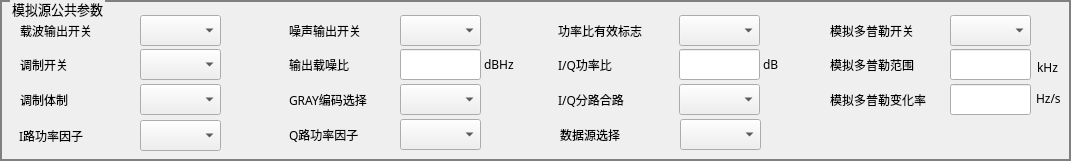
  <widget class="QGroupBox" name="groupBox_6">
   <property name="enabled">
    <bool>true</bool>
   </property>
   <property name="geometry">
    <rect>
     <x>30</x>
     <y>8</y>
     <width>1071</width>
     <height>161</height>
    </rect>
   </property>
   <property name="font">
    <font>
     <family>SimSun-ExtB</family>
     <pointsize>10</pointsize>
    </font>
   </property>
   <property name="styleSheet">
    <string notr="true">QGroupBox
{
	border-width:2px;
	border-style:solid;
	border-color:gray;
	margin-top:1ex;
}

QGroupBox::title
{
	subcontrol-origin:margin;
	subcontrol-position:top left;
	left:10px;
	padding: 0px;
}</string>
   </property>
   <property name="title">
    <string>模拟源公共参数</string>
   </property>
   <widget class="QLabel" name="label_WaveSwitch">
    <property name="enabled">
     <bool>true</bool>
    </property>
    <property name="geometry">
     <rect>
      <x>20</x>
      <y>15</y>
      <width>111</width>
      <height>31</height>
     </rect>
    </property>
    <property name="font">
     <font>
      <family>SimSun-ExtB</family>
     </font>
    </property>
    <property name="text">
     <string>载波输出开关</string>
    </property>
   </widget>
   <widget class="QLabel" name="label_MudulatingSwitch">
    <property name="enabled">
     <bool>true</bool>
    </property>
    <property name="geometry">
     <rect>
      <x>20</x>
      <y>49</y>
      <width>100</width>
      <height>31</height>
     </rect>
    </property>
    <property name="font">
     <font>
      <family>SimSun-ExtB</family>
     </font>
    </property>
    <property name="text">
     <string>调制开关</string>
    </property>
   </widget>
   <widget class="QComboBox" name="comboBox_WaveSwitch">
    <property name="enabled">
     <bool>true</bool>
    </property>
    <property name="geometry">
     <rect>
      <x>140</x>
      <y>15</y>
      <width>81</width>
      <height>31</height>
     </rect>
    </property>
    <property name="font">
     <font>
      <family>SimSun-ExtB</family>
     </font>
    </property>
   </widget>
   <widget class="QLabel" name="label_NoiseOutSwitch">
    <property name="enabled">
     <bool>true</bool>
    </property>
    <property name="geometry">
     <rect>
      <x>289</x>
      <y>15</y>
      <width>109</width>
      <height>31</height>
     </rect>
    </property>
    <property name="font">
     <font>
      <family>SimSun-ExtB</family>
     </font>
    </property>
    <property name="text">
     <string>噪声输出开关</string>
    </property>
   </widget>
   <widget class="QComboBox" name="comboBox_NoiseOutSwitch">
    <property name="enabled">
     <bool>true</bool>
    </property>
    <property name="geometry">
     <rect>
      <x>400</x>
      <y>15</y>
      <width>81</width>
      <height>31</height>
     </rect>
    </property>
    <property name="font">
     <font>
      <family>SimSun-ExtB</family>
     </font>
    </property>
   </widget>
   <widget class="QLabel" name="label_IOMethod">
    <property name="enabled">
     <bool>true</bool>
    </property>
    <property name="geometry">
     <rect>
      <x>558</x>
      <y>84</y>
      <width>109</width>
      <height>31</height>
     </rect>
    </property>
    <property name="font">
     <font>
      <family>SimSun-ExtB</family>
     </font>
    </property>
    <property name="text">
     <string>I/Q分路合路</string>
    </property>
   </widget>
   <widget class="QLabel" name="label_PowerFlag">
    <property name="enabled">
     <bool>true</bool>
    </property>
    <property name="geometry">
     <rect>
      <x>558</x>
      <y>15</y>
      <width>109</width>
      <height>31</height>
     </rect>
    </property>
    <property name="font">
     <font>
      <family>SimSun-ExtB</family>
     </font>
    </property>
    <property name="text">
     <string>功率比有效标志</string>
    </property>
   </widget>
   <widget class="QComboBox" name="comboBox_PowerFlag">
    <property name="enabled">
     <bool>true</bool>
    </property>
    <property name="geometry">
     <rect>
      <x>679</x>
      <y>15</y>
      <width>81</width>
      <height>31</height>
     </rect>
    </property>
    <property name="font">
     <font>
      <family>SimSun-ExtB</family>
     </font>
    </property>
   </widget>
   <widget class="QComboBox" name="comboBox_GRAYType">
    <property name="enabled">
     <bool>true</bool>
    </property>
    <property name="geometry">
     <rect>
      <x>400</x>
      <y>84</y>
      <width>81</width>
      <height>31</height>
     </rect>
    </property>
    <property name="font">
     <font>
      <family>SimSun-ExtB</family>
     </font>
    </property>
   </widget>
   <widget class="QLabel" name="label_GRAYType">
    <property name="enabled">
     <bool>true</bool>
    </property>
    <property name="geometry">
     <rect>
      <x>289</x>
      <y>84</y>
      <width>109</width>
      <height>31</height>
     </rect>
    </property>
    <property name="font">
     <font>
      <family>SimSun-ExtB</family>
     </font>
    </property>
    <property name="text">
     <string>GRAY编码选择</string>
    </property>
   </widget>
   <widget class="QLabel" name="label_NoiseRatio">
    <property name="enabled">
     <bool>true</bool>
    </property>
    <property name="geometry">
     <rect>
      <x>289</x>
      <y>49</y>
      <width>109</width>
      <height>31</height>
     </rect>
    </property>
    <property name="font">
     <font>
      <family>SimSun-ExtB</family>
     </font>
    </property>
    <property name="text">
     <string>输出载噪比</string>
    </property>
   </widget>
   <widget class="QLabel" name="label_IORatio">
    <property name="enabled">
     <bool>true</bool>
    </property>
    <property name="geometry">
     <rect>
      <x>558</x>
      <y>49</y>
      <width>109</width>
      <height>31</height>
     </rect>
    </property>
    <property name="font">
     <font>
      <family>SimSun-ExtB</family>
     </font>
    </property>
    <property name="text">
     <string>I/Q功率比</string>
    </property>
   </widget>
   <widget class="QComboBox" name="comboBox_MudulationSystem">
    <property name="enabled">
     <bool>true</bool>
    </property>
    <property name="geometry">
     <rect>
      <x>140</x>
      <y>84</y>
      <width>81</width>
      <height>31</height>
     </rect>
    </property>
    <property name="font">
     <font>
      <family>SimSun-ExtB</family>
     </font>
    </property>
   </widget>
   <widget class="QLabel" name="label_MudulationSystem">
    <property name="enabled">
     <bool>true</bool>
    </property>
    <property name="geometry">
     <rect>
      <x>20</x>
      <y>84</y>
      <width>100</width>
      <height>31</height>
     </rect>
    </property>
    <property name="font">
     <font>
      <family>SimSun-ExtB</family>
     </font>
    </property>
    <property name="text">
     <string>调制体制</string>
    </property>
   </widget>
   <widget class="QComboBox" name="comboBox_MudulatingSwitch">
    <property name="enabled">
     <bool>true</bool>
    </property>
    <property name="geometry">
     <rect>
      <x>140</x>
      <y>49</y>
      <width>81</width>
      <height>31</height>
     </rect>
    </property>
    <property name="font">
     <font>
      <family>SimSun-ExtB</family>
     </font>
    </property>
   </widget>
   <widget class="QLabel" name="label_OutputPower">
    <property name="enabled">
     <bool>true</bool>
    </property>
    <property name="geometry">
     <rect>
      <x>20</x>
      <y>800</y>
      <width>100</width>
      <height>31</height>
     </rect>
    </property>
    <property name="font">
     <font>
      <family>SimSun-ExtB</family>
     </font>
    </property>
    <property name="text">
     <string>输出功率</string>
    </property>
   </widget>
   <widget class="QLineEdit" name="lineEdit_OutputPower">
    <property name="enabled">
     <bool>true</bool>
    </property>
    <property name="geometry">
     <rect>
      <x>140</x>
      <y>701</y>
      <width>81</width>
      <height>31</height>
     </rect>
    </property>
    <property name="font">
     <font>
      <family>SimSun-ExtB</family>
     </font>
    </property>
    <property name="text">
     <string/>
    </property>
   </widget>
   <widget class="QLineEdit" name="lineEdit_NoiseRatio">
    <property name="enabled">
     <bool>true</bool>
    </property>
    <property name="geometry">
     <rect>
      <x>400</x>
      <y>49</y>
      <width>81</width>
      <height>31</height>
     </rect>
    </property>
    <property name="font">
     <font>
      <family>SimSun-ExtB</family>
     </font>
    </property>
    <property name="text">
     <string/>
    </property>
   </widget>
   <widget class="QLabel" name="label_NoiseRatioUnit">
    <property name="enabled">
     <bool>true</bool>
    </property>
    <property name="geometry">
     <rect>
      <x>484</x>
      <y>49</y>
      <width>31</width>
      <height>31</height>
     </rect>
    </property>
    <property name="font">
     <font>
      <family>SimSun-ExtB</family>
     </font>
    </property>
    <property name="text">
     <string>dBHz</string>
    </property>
   </widget>
   <widget class="QLineEdit" name="lineEdit_IORatio">
    <property name="enabled">
     <bool>true</bool>
    </property>
    <property name="geometry">
     <rect>
      <x>679</x>
      <y>49</y>
      <width>81</width>
      <height>31</height>
     </rect>
    </property>
    <property name="font">
     <font>
      <family>SimSun-ExtB</family>
     </font>
    </property>
    <property name="text">
     <string/>
    </property>
   </widget>
   <widget class="QLabel" name="label_IORatioUnit">
    <property name="enabled">
     <bool>true</bool>
    </property>
    <property name="geometry">
     <rect>
      <x>763</x>
      <y>49</y>
      <width>31</width>
      <height>31</height>
     </rect>
    </property>
    <property name="font">
     <font>
      <family>SimSun-ExtB</family>
     </font>
    </property>
    <property name="text">
     <string>dB</string>
    </property>
   </widget>
   <widget class="QLabel" name="label_IPowerFactor">
    <property name="enabled">
     <bool>true</bool>
    </property>
    <property name="geometry">
     <rect>
      <x>19</x>
      <y>120</y>
      <width>109</width>
      <height>31</height>
     </rect>
    </property>
    <property name="font">
     <font>
      <family>SimSun-ExtB</family>
     </font>
    </property>
    <property name="text">
     <string>I路功率因子</string>
    </property>
   </widget>
   <widget class="QLabel" name="label_QPowerFactor">
    <property name="enabled">
     <bool>true</bool>
    </property>
    <property name="geometry">
     <rect>
      <x>289</x>
      <y>119</y>
      <width>109</width>
      <height>31</height>
     </rect>
    </property>
    <property name="font">
     <font>
      <family>SimSun-ExtB</family>
     </font>
    </property>
    <property name="text">
     <string>Q路功率因子</string>
    </property>
   </widget>
   <widget class="QComboBox" name="comboBox_IPowerFactor">
    <property name="enabled">
     <bool>true</bool>
    </property>
    <property name="geometry">
     <rect>
      <x>140</x>
      <y>120</y>
      <width>81</width>
      <height>31</height>
     </rect>
    </property>
    <property name="font">
     <font>
      <family>SimSun-ExtB</family>
     </font>
    </property>
   </widget>
   <widget class="QComboBox" name="comboBox_QPowerFactor">
    <property name="enabled">
     <bool>true</bool>
    </property>
    <property name="geometry">
     <rect>
      <x>400</x>
      <y>119</y>
      <width>81</width>
      <height>31</height>
     </rect>
    </property>
    <property name="font">
     <font>
      <family>SimSun-ExtB</family>
     </font>
    </property>
   </widget>
   <widget class="QLabel" name="label_DopplerSwitch">
    <property name="enabled">
     <bool>true</bool>
    </property>
    <property name="geometry">
     <rect>
      <x>830</x>
      <y>15</y>
      <width>109</width>
      <height>31</height>
     </rect>
    </property>
    <property name="font">
     <font>
      <family>SimSun-ExtB</family>
     </font>
    </property>
    <property name="text">
     <string>模拟多普勒开关</string>
    </property>
   </widget>
   <widget class="QLabel" name="label_DopplerRange">
    <property name="enabled">
     <bool>true</bool>
    </property>
    <property name="geometry">
     <rect>
      <x>830</x>
      <y>49</y>
      <width>109</width>
      <height>31</height>
     </rect>
    </property>
    <property name="font">
     <font>
      <family>SimSun-ExtB</family>
     </font>
    </property>
    <property name="text">
     <string>模拟多普勒范围</string>
    </property>
   </widget>
   <widget class="QLabel" name="label_DopplerGrident">
    <property name="enabled">
     <bool>true</bool>
    </property>
    <property name="geometry">
     <rect>
      <x>830</x>
      <y>84</y>
      <width>109</width>
      <height>31</height>
     </rect>
    </property>
    <property name="font">
     <font>
      <family>SimSun-ExtB</family>
     </font>
    </property>
    <property name="text">
     <string>模拟多普勒变化率</string>
    </property>
   </widget>
   <widget class="QLabel" name="label_WayOfData">
    <property name="enabled">
     <bool>true</bool>
    </property>
    <property name="geometry">
     <rect>
      <x>560</x>
      <y>119</y>
      <width>109</width>
      <height>31</height>
     </rect>
    </property>
    <property name="font">
     <font>
      <family>SimSun-ExtB</family>
     </font>
    </property>
    <property name="text">
     <string>数据源选择</string>
    </property>
   </widget>
   <widget class="QComboBox" name="comboBox_DopplerSwitch">
    <property name="enabled">
     <bool>true</bool>
    </property>
    <property name="geometry">
     <rect>
      <x>950</x>
      <y>15</y>
      <width>81</width>
      <height>31</height>
     </rect>
    </property>
    <property name="font">
     <font>
      <family>SimSun-ExtB</family>
     </font>
    </property>
   </widget>
   <widget class="QComboBox" name="comboBox_WayOfData">
    <property name="enabled">
     <bool>true</bool>
    </property>
    <property name="geometry">
     <rect>
      <x>680</x>
      <y>119</y>
      <width>81</width>
      <height>31</height>
     </rect>
    </property>
    <property name="font">
     <font>
      <family>SimSun-ExtB</family>
     </font>
    </property>
   </widget>
   <widget class="QLineEdit" name="lineEdit_DopplerRange">
    <property name="enabled">
     <bool>true</bool>
    </property>
    <property name="geometry">
     <rect>
      <x>950</x>
      <y>49</y>
      <width>81</width>
      <height>31</height>
     </rect>
    </property>
    <property name="font">
     <font>
      <family>SimSun-ExtB</family>
     </font>
    </property>
    <property name="text">
     <string/>
    </property>
   </widget>
   <widget class="QLineEdit" name="lineEdit_DopplerGrident">
    <property name="enabled">
     <bool>true</bool>
    </property>
    <property name="geometry">
     <rect>
      <x>950</x>
      <y>84</y>
      <width>81</width>
      <height>31</height>
     </rect>
    </property>
    <property name="font">
     <font>
      <family>SimSun-ExtB</family>
     </font>
    </property>
    <property name="text">
     <string/>
    </property>
   </widget>
   <widget class="QLabel" name="label_DopplerRangeUnit">
    <property name="enabled">
     <bool>true</bool>
    </property>
    <property name="geometry">
     <rect>
      <x>1037</x>
      <y>52</y>
      <width>21</width>
      <height>31</height>
     </rect>
    </property>
    <property name="font">
     <font>
      <family>SimSun-ExtB</family>
     </font>
    </property>
    <property name="text">
     <string>kHz</string>
    </property>
   </widget>
   <widget class="QComboBox" name="comboBox_counterClockCtrl">
    <property name="enabled">
     <bool>true</bool>
    </property>
    <property name="geometry">
     <rect>
      <x>140</x>
      <y>181</y>
      <width>81</width>
      <height>31</height>
     </rect>
    </property>
    <property name="font">
     <font>
      <family>SimSun-ExtB</family>
     </font>
    </property>
   </widget>
   <widget class="QLabel" name="label_counterClockCtrl">
    <property name="enabled">
     <bool>true</bool>
    </property>
    <property name="geometry">
     <rect>
      <x>20</x>
      <y>181</y>
      <width>100</width>
      <height>31</height>
     </rect>
    </property>
    <property name="font">
     <font>
      <family>SimSun-ExtB</family>
     </font>
    </property>
    <property name="text">
     <string>左旋时延控制</string>
    </property>
   </widget>
   <widget class="QLabel" name="label_counterClockDelay">
    <property name="enabled">
     <bool>true</bool>
    </property>
    <property name="geometry">
     <rect>
      <x>270</x>
      <y>181</y>
      <width>100</width>
      <height>31</height>
     </rect>
    </property>
    <property name="font">
     <font>
      <family>SimSun-ExtB</family>
     </font>
    </property>
    <property name="text">
     <string>左旋时延</string>
    </property>
   </widget>
   <widget class="QComboBox" name="comboBox_clockWiseCtrl">
    <property name="enabled">
     <bool>true</bool>
    </property>
    <property name="geometry">
     <rect>
      <x>670</x>
      <y>181</y>
      <width>81</width>
      <height>31</height>
     </rect>
    </property>
    <property name="font">
     <font>
      <family>SimSun-ExtB</family>
     </font>
    </property>
   </widget>
   <widget class="QLabel" name="label_clockWiseCtrl">
    <property name="enabled">
     <bool>true</bool>
    </property>
    <property name="geometry">
     <rect>
      <x>550</x>
      <y>181</y>
      <width>100</width>
      <height>31</height>
     </rect>
    </property>
    <property name="font">
     <font>
      <family>SimSun-ExtB</family>
     </font>
    </property>
    <property name="text">
     <string>右旋时延控制</string>
    </property>
   </widget>
   <widget class="QLabel" name="label_clockWiseDelay">
    <property name="enabled">
     <bool>true</bool>
    </property>
    <property name="geometry">
     <rect>
      <x>815</x>
      <y>181</y>
      <width>100</width>
      <height>31</height>
     </rect>
    </property>
    <property name="font">
     <font>
      <family>SimSun-ExtB</family>
     </font>
    </property>
    <property name="text">
     <string>右旋时延</string>
    </property>
   </widget>
   <widget class="QLabel" name="label_NoiseRatioUnit_2">
    <property name="enabled">
     <bool>true</bool>
    </property>
    <property name="geometry">
     <rect>
      <x>475</x>
      <y>181</y>
      <width>31</width>
      <height>31</height>
     </rect>
    </property>
    <property name="font">
     <font>
      <family>SimSun-ExtB</family>
     </font>
    </property>
    <property name="text">
     <string>ns</string>
    </property>
   </widget>
   <widget class="QLineEdit" name="lineEdit_counterClockDelay">
    <property name="enabled">
     <bool>true</bool>
    </property>
    <property name="geometry">
     <rect>
      <x>390</x>
      <y>181</y>
      <width>81</width>
      <height>31</height>
     </rect>
    </property>
    <property name="font">
     <font>
      <family>SimSun-ExtB</family>
     </font>
    </property>
    <property name="text">
     <string/>
    </property>
   </widget>
   <widget class="QLineEdit" name="lineEdit_clockWiseDelay">
    <property name="enabled">
     <bool>true</bool>
    </property>
    <property name="geometry">
     <rect>
      <x>950</x>
      <y>181</y>
      <width>81</width>
      <height>31</height>
     </rect>
    </property>
    <property name="font">
     <font>
      <family>SimSun-ExtB</family>
     </font>
    </property>
    <property name="text">
     <string/>
    </property>
   </widget>
   <widget class="QLabel" name="label_DopplerRangeUnit_2">
    <property name="enabled">
     <bool>true</bool>
    </property>
    <property name="geometry">
     <rect>
      <x>1037</x>
      <y>181</y>
      <width>21</width>
      <height>31</height>
     </rect>
    </property>
    <property name="font">
     <font>
      <family>SimSun-ExtB</family>
     </font>
    </property>
    <property name="text">
     <string>ns</string>
    </property>
   </widget>
   <widget class="QComboBox" name="comboBox_IOMethod">
    <property name="enabled">
     <bool>true</bool>
    </property>
    <property name="geometry">
     <rect>
      <x>679</x>
      <y>84</y>
      <width>81</width>
      <height>31</height>
     </rect>
    </property>
    <property name="font">
     <font>
      <family>SimSun-ExtB</family>
     </font>
    </property>
   </widget>
   <widget class="QLabel" name="label_DopplerRangeUnit_3">
    <property name="enabled">
     <bool>true</bool>
    </property>
    <property name="geometry">
     <rect>
      <x>1036</x>
      <y>83</y>
      <width>31</width>
      <height>31</height>
     </rect>
    </property>
    <property name="font">
     <font>
      <family>SimSun-ExtB</family>
     </font>
    </property>
    <property name="text">
     <string>Hz/s</string>
    </property>
   </widget>
  </widget>
